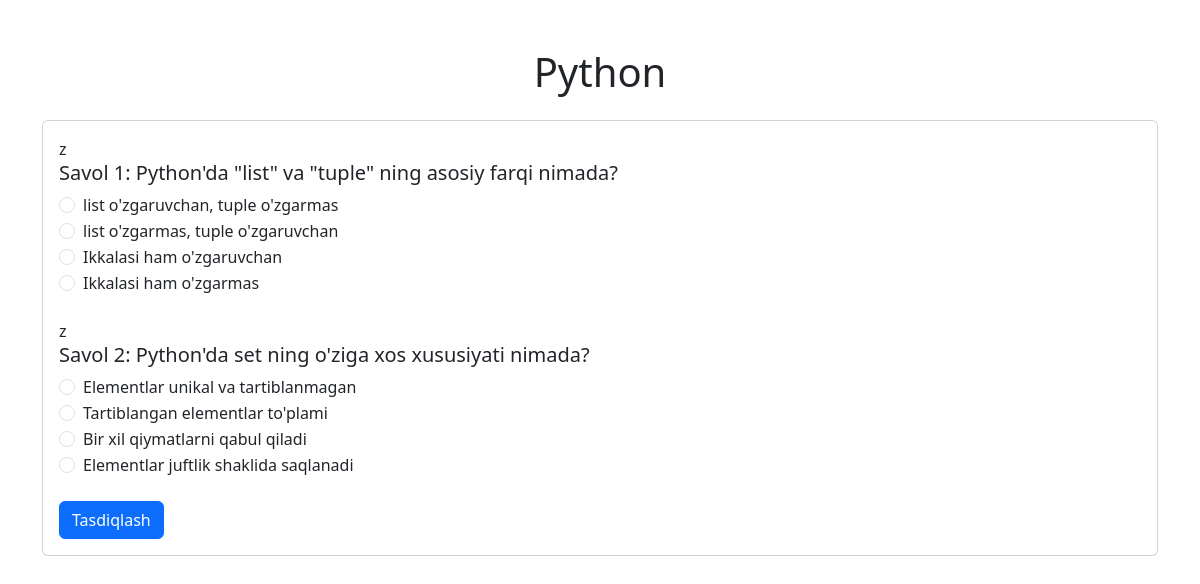
The page /quiz/3/ (signed in) on the database its author committed.
### quiz/models.py (models this page shows, shortened)
class Quiz(models.Model):
    name = models.CharField(max_length=100)
    author = models.ForeignKey(User, on_delete=models.CASCADE)
    amount = models.IntegerField()
    @property
    def questions(self):
        return Question.objects.filter(set__quiz=self)

class Question(models.Model):
    name = models.CharField(max_length=255)
    set = models.ForeignKey(QuestionSet, on_delete=models.CASCADE)
    @property
    def options(self):
        return Option.objects.filter(question=self)

class Option(models.Model):
    name = models.CharField(max_length=100)
    question = models.ForeignKey(Question, on_delete=models.CASCADE)
    correct = models.BooleanField(default=False)

### quiz/views.py (the view, shortened to what this page needs)
# urls.py: path('quiz/<int:quiz_id>/', quiz_detail, name='quiz_detail'),
@login_required
def quiz_detail(request, quiz_id):
    quiz = get_object_or_404(Quiz, id=quiz_id)
    questions = quiz.questions
    return render(request, 'quiz_detail.html', {'quiz': quiz, 'questions': questions})

### templates/quiz_detail.html (shortened to what this page needs)
<!DOCTYPE html>
<html lang="en">
<head>
    <link href="https://cdn.jsdelivr.net/npm/bootstrap@5.3.0/dist/css/bootstrap.min.css" rel="stylesheet">
</head>
<body>
    <div class="container mt-5">
        <h1 class="mb-4 text-center">{{ quiz.name }}</h1>
        <form method="post">
            <div class="card">
                <div class="card-body">
                    {% for question in questions %}
                 z   <div class="mb-4">
                        <h5 class="card-title">Savol {{ forloop.counter }}: {{ question.name }}</h5>
                        <div class="form-group">
                            {% for option in question.options %}
                            <div class="form-check">
                                <input class="form-check-input" type="radio" name="question_{{ question.id }}" id="option_{{ option.id }}" value="{{ option.id }}">
                                <label class="form-check-label" for="option_{{ option.id }}">
                                    {{ option.name }}
                                </label>
                            </div>
                            {% endfor %}
                        </div>
                    </div>
                    {% endfor %}
                    <button type="submit" class="btn btn-primary">Tasdiqlash</button>
                </div>
            </div>
        </form>
    </div>
</body>
</html>

### rows shown on the page
Quiz: name "Python"
Question: name "Python'da \"list\" va \"tuple\" ning asosiy farqi nimada?"
Option: name "list o'zgaruvchan, tuple o'zgarmas"
Option: name "list o'zgarmas, tuple o'zgaruvchan"
Option: name "Ikkalasi ham o'zgaruvchan"
Option: name "Ikkalasi ham o'zgarmas"
Question: name "Python'da set ning o'ziga xos xususiyati nimada?"
Option: name "Elementlar unikal va tartiblanmagan"
Option: name "Tartiblangan elementlar to'plami"
Option: name "Bir xil qiymatlarni qabul qiladi"
Option: name "Elementlar juftlik shaklida saqlanadi"
